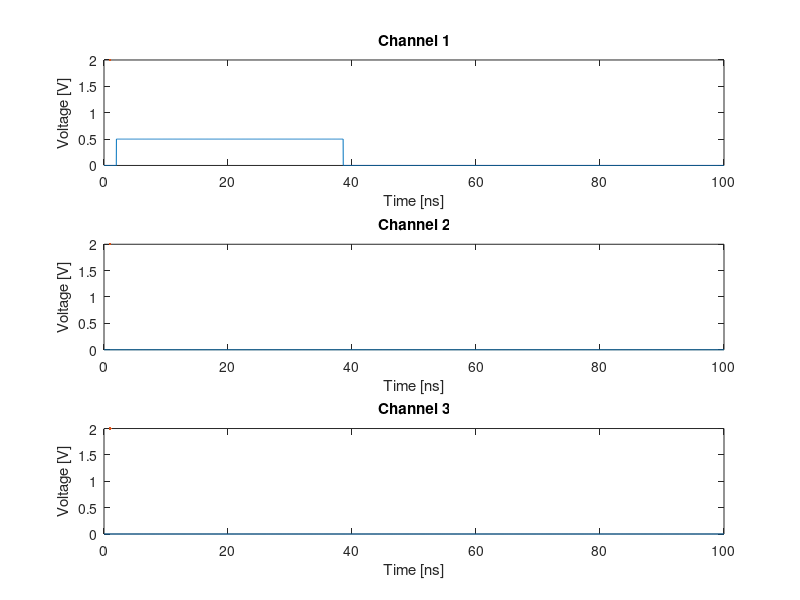

This figure's MATLAB source: (Note: this script raises an error after producing the figure.)
% Constants
t = linspace(0, 100, 5000); % Time in nanoseconds
td_BNC12 = 18.288;          % Time Delays of going through once
td_BNC18 = 27.432;
Z_shunt = 0;
ZO = 50;
ZL = inf;

if (Z_shunt == 0), Z_j = 0; else, Z_j = (Z_shunt * ZO) / (Z_shunt + ZO); end
gamma = (Z_j - ZO) / (Z_j + ZO);
T = 1 + gamma;

% Voltage Step
v = @(t, amp1, td1, amp2, td2) amp1*(t >= 2 + td1) + amp2*(t >= 2 + td2);

% Plotting
subplot(3,1,1)
plot(t, v(t, 0.5, 0, gamma*0.5, 2*td_BNC12), lineWidth=2)
title("Channel 1")
xlabel("Time [ns]")
ylabel("Voltage [V]")

subplot(3,1,2)
plot(t, v(t, T*0.5, td_BNC12, 0, 0), lineWidth=2)
title("Channel 2")
xlabel("Time [ns]")
ylabel("Voltage [V]")

subplot(3,1,3)
plot(t, v(t, T*0.5, td_BNC12+td_BNC18, 0, 0), lineWidth=2)
title("Channel 3")
xlabel("Time [ns]")
ylabel("Voltage [V]")
sgtitle(Z_shunt + "\Omega Shunt, " + ZL + "\Omega Termination", 'FontWeight', "Bold")
